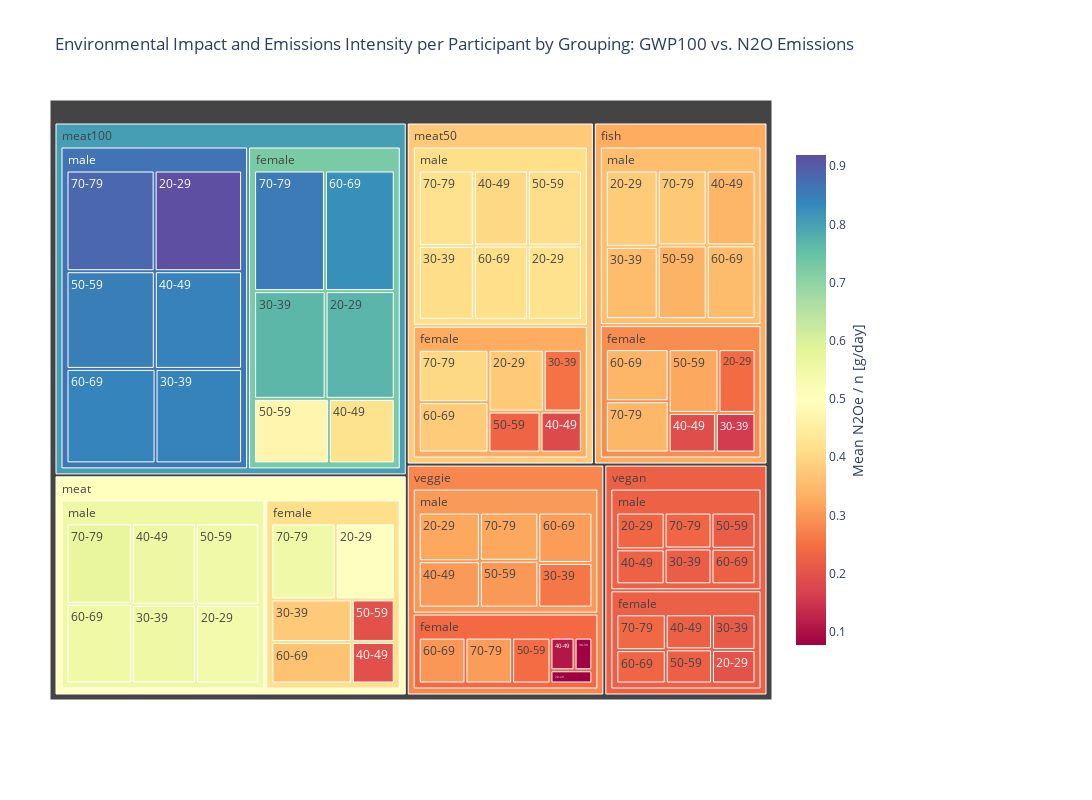

Source (notebook cell):
### Code cell
fig = px.treemap(data_frame=df, 
                 path=['diet_group', 'sex', 'age_group'], 
                 values='mean_gwp100_co2e_per_n', 
                 color='n2o_per_n', 
                 color_continuous_scale='spectral', 
                 title='Environmental Impact and Emissions Intensity per Participant by Grouping: GWP100 vs. N2O Emissions',
                 height=800,
                 width=1200)

fig.update_coloraxes(colorbar_title='Mean N2Oe / n [g/day]', 
                     colorbar=dict(len=0.85, title=dict(side='right'), y=0.5))

fig.update_layout(margin=dict(t=100, r=320, b=100, l=50))
fig.show()

### Figure 1 — Plotly figure (JSON) as saved in the notebook; plotly's stock layout.template omitted (floating-point values rounded to 4 significant figures)
{"data": [{"branchvalues": "total", "customdata": [[0.2427], [0.5], [0.7692], [0.3769], [0.1998], [0.07733], [0.3789], [0.5397], [0.9191], [0.4189], [0.2337], [0.3233], [0.1591], [0.376], [0.7661], [0.2528], [0.2135], [0.08069], [0.3547], [0.5536], [0.8424], [0.4103], [0.2175], [0.2591], [0.1897], [0.1945], [0.421], [0.1827], [0.2242], [0.1085], [0.3433], [0.556], [0.8442], [0.4023], [0.2269], [0.3041], [0.3236], [0.1978], [0.4718], [0.2301], [0.2225], [0.2442], [0.3385], [0.5474], [0.85], [0.4114], [0.2197], [0.3012], [0.3414], [0.3633], [0.825], [0.3794], [0.2318], [0.2997], [0.3525], [0.5526], [0.8416], [0.412], [0.2232], [0.308], [0.3455], [0.5495], [0.8535], [0.4015], [0.237], [0.3066], [0.3746], [0.5718], [0.8828], [0.4199], [0.2308], [0.3231], [0.2867], [0.4121], [0.7268], [0.3271], [0.2222], [0.239], [0.3574], [0.5536], [0.8639], [0.4125], [0.2254], [0.3044], [0.3272], [0.4973], [0.8024], [0.3761], [0.2238], [0.2797]], "domain": {"x": [0, 1], "y": [0, 1]}, "hovertemplate": "labels=%{label}<br>mean_gwp100_co2e_per_n=%{value}<br>parent=%{parent}<br>id=%{id}<br>n2o_per_n=%{color}<extra></extra>", "ids": ["fish/female/20-29", "meat/female/20-29", "meat100/female/20-29", "meat50/female/20-29", "vegan/female/20-29", "veggie/female/20-29", "fish/male/20-29", "meat/male/20-29", "meat100/male/20-29", "meat50/male/20-29", "vegan/male/20-29", "veggie/male/20-29", "fish/female/30-39", "meat/female/30-39", "meat100/female/30-39", "meat50/female/30-39", "vegan/female/30-39", "veggie/female/30-39", "fish/male/30-39", "meat/male/30-39", "meat100/male/30-39", "meat50/male/30-39", "vegan/male/30-39", "veggie/male/30-39", "fish/female/40-49", "meat/female/40-49", "meat100/female/40-49", "meat50/female/40-49", "vegan/female/40-49", "veggie/female/40-49", "fish/male/40-49", "meat/male/40-49", "meat100/male/40-49", "meat50/male/40-49", "vegan/male/40-49", "veggie/male/40-49", "fish/female/50-59", "meat/female/50-59", "meat100/female/50-59", "meat50/female/50-59", "vegan/female/50-59", "veggie/female/50-59", "fish/male/50-59", "meat/male/50-59", "meat100/male/50-59", "meat50/male/50-59", "vegan/male/50-59", "veggie/male/50-59", "fish/female/60-69", "meat/female/60-69", "meat100/female/60-69", "meat50/female/60-69", "vegan/female/60-69", "veggie/female/60-69", "fish/male/60-69", "meat/male/60-69", "meat100/male/60-69", "meat50/male/60-69", "vegan/male/60-69", "veggie/male/60-69", "fish/female/70-79", "meat/female/70-79", "meat100/female/70-79", "meat50/female/70-79", "vegan/female/70-79", "veggie/female/70-79", "fish/male/70-79", "meat/male/70-79", "meat100/male/70-79", "meat50/male/70-79", "vegan/male/70-79", "veggie/male/70-79", "fish/female", "meat/female", "meat100/female", "meat50/female", "vegan/female", "veggie/female", "fish/male", "meat/male", "meat100/male", "meat50/male", "vegan/male", "veggie/male", "fish", "meat", "meat100", "meat50", "vegan", "veggie"], "labels": ["20-29", "20-29", "20-29", "20-29", "20-29", "20-29", "20-29", "20-29", "20-29", "20-29", "20-29", "20-29", "30-39", "30-39", "30-39", "30-39", "30-39", "30-39", "30-39", "30-39", "30-39", "30-39", "30-39", "30-39", "40-49", "40-49", "40-49", "40-49", "40-49", "40-49", "40-49", "40-49", "40-49", "40-49", "40-49", "40-49", "50-59", "50-59", "50-59", "50-59", "50-59", "50-59", "50-59", "50-59", "50-59", "50-59", "50-59", "50-59", "60-69", "60-69", "60-69", "60-69", "60-69", "60-69", "60-69", "60-69", "60-69", "60-69", "60-69", "60-69", "70-79", "70-79", "70-79", "70-79", "70-79", "70-79", "70-79", "70-79", "70-79", "70-79", "70-79", "70-79", "female", "female", "female", "female", "female", "female", "male", "male", "male", "male", "male", "male", "fish", "meat", "meat100", "meat50", "vegan", "veggie"], "marker": {"coloraxis": "coloraxis", "colors": [0.2427, 0.5, 0.7692, 0.3769, 0.1998, 0.07733, 0.3789, 0.5397, 0.9191, 0.4189, 0.2337, 0.3233, 0.1591, 0.376, 0.7661, 0.2528, 0.2135, 0.08069, 0.3547, 0.5536, 0.8424, 0.4103, 0.2175, 0.2591, 0.1897, 0.1945, 0.421, 0.1827, 0.2242, 0.1085, 0.3433, 0.556, 0.8442, 0.4023, 0.2269, 0.3041, 0.3236, 0.1978, 0.4718, 0.2301, 0.2225, 0.2442, 0.3385, 0.5474, 0.85, 0.4114, 0.2197, 0.3012, 0.3414, 0.3633, 0.825, 0.3794, 0.2318, 0.2997, 0.3525, 0.5526, 0.8416, 0.412, 0.2232, 0.308, 0.3455, 0.5495, 0.8535, 0.4015, 0.237, 0.3066, 0.3746, 0.5718, 0.8828, 0.4199, 0.2308, 0.3231, 0.2867, 0.4121, 0.7268, 0.3271, 0.2222, 0.239, 0.3574, 0.5536, 0.8639, 0.4125, 0.2254, 0.3044, 0.3272, 0.4973, 0.8024, 0.3761, 0.2238, 0.2797]}, "name": "", "parents": ["fish/female", "meat/female", "meat100/female", "meat50/female", "vegan/female", "veggie/female", "fish/male", "meat/male", "meat100/male", "meat50/male", "vegan/male", "veggie/male", "fish/female", "meat/female", "meat100/female", "meat50/female", "vegan/female", "veggie/female", "fish/male", "meat/male", "meat100/male", "meat50/male", "vegan/male", "veggie/male", "fish/female", "meat/female", "meat100/female", "meat50/female", "vegan/female", "veggie/female", "fish/male", "meat/male", "meat100/male", "meat50/male", "vegan/male", "veggie/male", "fish/female", "meat/female", "meat100/female", "meat50/female", "vegan/female", "veggie/female", "fish/male", "meat/male", "meat100/male", "meat50/male", "vegan/male", "veggie/male", "fish/female", "meat/female", "meat100/female", "meat50/female", "vegan/female", "veggie/female", "fish/male", "meat/male", "meat100/male", "meat50/male", "vegan/male", "veggie/male", "fish/female", "meat/female", "meat100/female", "meat50/female", "vegan/female", "veggie/female", "fish/male", "meat/male", "meat100/male", "meat50/male", "vegan/male", "veggie/male", "fish", "meat", "meat100", "meat50", "vegan", "veggie", "fish", "meat", "meat100", "meat50", "vegan", "veggie", "", "", "", "", "", ""], "type": "treemap", "values": [2896.0, 5244.0, 7539.0, 4146.0, 2108.0, 896.2, 4524.0, 5626.0, 8765.0, 4519.0, 2537.0, 3825.0, 1924.0, 4001.0, 7797.0, 2855.0, 2239.0, 938.0, 4281.0, 5717.0, 8139.0, 4586.0, 2394.0, 3102.0, 2295.0, 2082.0, 4300.0, 2057.0, 2337.0, 1272.0, 4169.0, 5875.0, 8490.0, 4583.0, 2411.0, 3645.0, 3895.0, 2129.0, 4880.0, 2591.0, 2278.0, 2845.0, 4134.0, 5846.0, 8593.0, 4568.0, 2273.0, 3519.0, 4016.0, 3894.0, 8516.0, 4268.0, 2380.0, 3464.0, 4104.0, 5887.0, 8377.0, 4526.0, 2231.0, 3502.0, 3956.0, 5706.0, 8643.0, 4433.0, 2560.0, 3462.0, 4190.0, 5932.0, 8841.0, 4689.0, 2405.0, 3625.0, 18980.0, 23060.0, 41680.0, 20350.0, 13900.0, 12880.0, 25400.0, 34880.0, 51200.0, 27470.0, 14250.0, 21220.0, 44380.0, 57940.0, 92880.0, 47820.0, 28150.0, 34090.0]}], "layout": {"coloraxis": {"colorbar": {"len": 0.85, "title": {"side": "right", "text": "Mean N2Oe / n [g/day]"}, "x": 1.02, "y": 0.5}, "colorscale": [[0, "rgb(158,1,66)"], [0.1, "rgb(213,62,79)"], [0.2, "rgb(244,109,67)"], [0.3, "rgb(253,174,97)"], [0.4, "rgb(254,224,139)"], [0.5, "rgb(255,255,191)"], [0.6, "rgb(230,245,152)"], [0.7, "rgb(171,221,164)"], [0.8, "rgb(102,194,165)"], [0.9, "rgb(50,136,189)"], [1, "rgb(94,79,162)"]]}, "height": 800, "legend": {"tracegroupgap": 0}, "margin": {"b": 100, "l": 50, "r": 320, "t": 100}, "title": {"text": "Environmental Impact and Emissions Intensity per Participant by Grouping: GWP100 vs. N2O Emissions"}, "width": 1200}}
